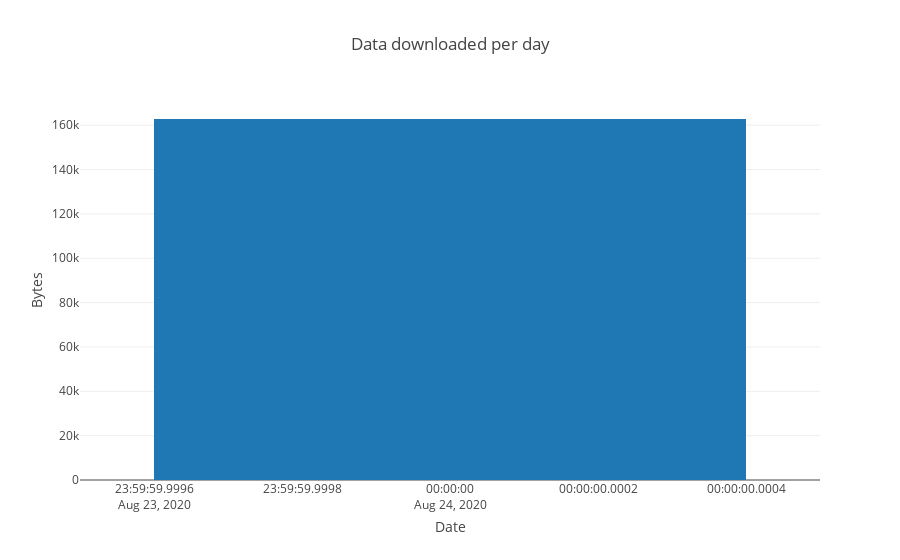

The cell this chart's notebook holds for it:
### Markdown cell above
## Bandwidth used

### Code cell
# https://plot.ly/python/bar-charts/

data = [Bar(
        x=grouped_df['date'],
        y=grouped_df['bytes']
    )]

layout = Layout(
        title='Data downloaded per day',
        xaxis=dict(
            title='Date'
        ),
        yaxis=dict(
            title='Bytes'
        )
    )

fig = Figure(data=data, layout=layout)

iplot(fig)

### Figure 1 — Plotly figure (JSON) as saved in the notebook; plotly's stock layout.template omitted (floating-point values rounded to 4 significant figures)
{"data": [{"type": "bar", "uid": "92244e51-0d4f-4846-8dde-10cb8836a0b9", "x": ["2020-08-24"], "y": [162778]}], "layout": {"title": {"text": "Data downloaded per day"}, "xaxis": {"title": {"text": "Date"}}, "yaxis": {"title": {"text": "Bytes"}}}}
